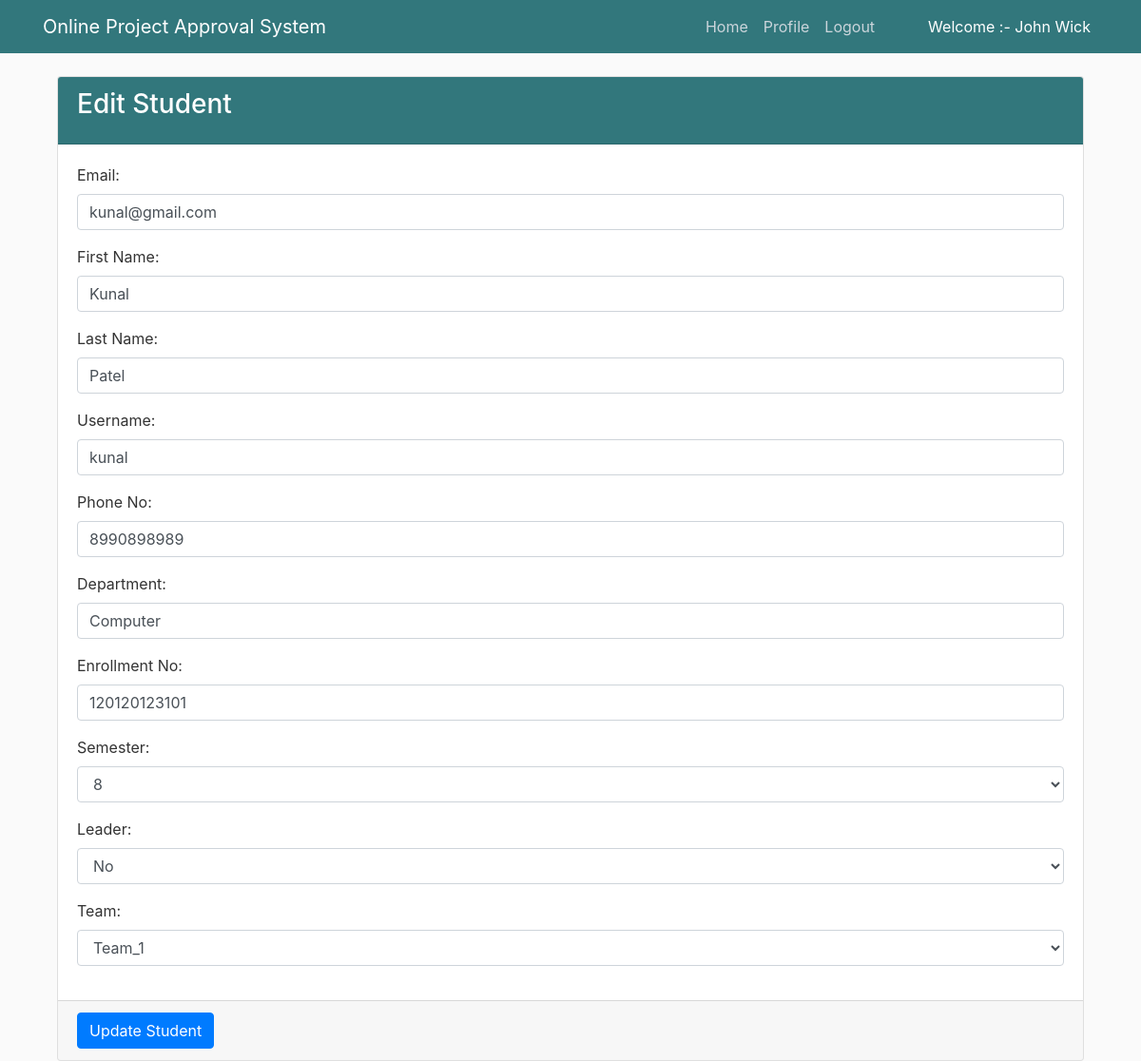
Page /edit_student/6 (signed in) on the committed database.
### project/models.py (models this page shows, shortened)
class CustomUser(AbstractUser):
    user_type_data = ((1, 'Admin'), (2, 'HOD'), (3, 'Guide'), (4, 'Student'))
    user_type = models.CharField(default = 1, choices = user_type_data, max_length = 10)

class Student(models.Model):
    id = models.AutoField(primary_key=True)
    admin = models.OneToOneField(CustomUser, on_delete= models.CASCADE)
    phon_no = models.CharField(max_length=12, null=False)
    enrollment_no = models.CharField(max_length=20, null=False)
    sem = models.CharField(max_length=2, null=False)
    team_id = models.ForeignKey(Team, on_delete=models.SET_NULL, null=True)
    department = models.CharField(max_length=20, null=False)
    leader = models.CharField(max_length=10, null=True)
    objects = models.Manager()

### project/adminViews.py (the view)
# urls.py: path('edit_student/<student_id>', adminViews.edit_student, name="edit_student"),
def edit_student(request, student_id):
    request.session['student_id'] = student_id
    student = Student.objects.get(admin=student_id)
    form = EditStudentForm()
    form.fields['email'].initial = student.admin.email
    form.fields['username'].initial = student.admin.username
    form.fields['first_name'].initial = student.admin.first_name
    form.fields['last_name'].initial = student.admin.last_name
    form.fields['department'].initial = student.department
    form.fields['enrollment_no'].initial = student.enrollment_no
    form.fields['team_id'].initial = student.team_id.id
    form.fields['leader'].initial = student.leader
    form.fields['phon_no'].initial = student.phon_no
    form.fields['sem'].initial = student.sem
    context = {
        "id": student_id,
        "username": student.admin.username,
        "form": form
    }
    return render(request, "project/admin_templates/edit_student.html", context)

### project/LoginCheckMiddleWare.py (called while the page is built, shortened)
    def process_view(self, request, view_func, view_args, view_kwargs):
        modulename = view_func.__module__
        user = request.user
        if user.is_authenticated:
            if user.user_type == "1":
                if modulename == "project.adminViews":
                    pass
                elif modulename == "project.views" or modulename == "django.views.static":
                    pass
                else:
                    return redirect("admin_home")
            else:
                return redirect("doLogin")

### project/templates/project/admin_templates/edit_student.html (shortened to what this page needs)
{% extends 'project/admin_templates/manage_base.html' %}
{% block content %}
{% load static %}
<section class="content">
        <div class="container-fluid">
            <div class="row">
                <div class="col-md-12">
                    <div class="card card-primary">
                    <div class="card-header">
                        <h3 class="card-title">Edit Student</h3>
                    </div>
                    {% url 'edit_student_save' as action_path %}
                    {% include 'project/admin_templates/form_template.html' with messages=messages form=form action_path=action_path button_text="Update Student" %}
                    </div>
                </div>
            </div>
        </div>
      </section>
  {% endblock content %}

### project/templates/project/admin_templates/manage_base.html (shortened to what this page needs)
{% load static %}
<!DOCTYPE html>
<html lang="en" dir="ltr">
  <head>
    <link rel="stylesheet" href="https://stackpath.bootstrapcdn.com/bootstrap/4.3.1/css/bootstrap.min.css">
    <link rel="stylesheet" href="{% static "fontawesome-free/css/all.min.css" %}">
  <link rel="stylesheet" href="{% static 'project/main.css' %}">
  </head>
  <body>
    <header class="site-header">
      <nav class="navbar navbar-expand-md navbar-dark bg-steel fixed-top">
        <div class="container">
          <a href="/" class="navbar-brand mr-4" >Online Project Approval System</a>
          <div class="collapse navbar-collapse" id="navbarToggle">
            <div class="navbar-nav">
              {% if user.is_authenticated %}
                <a href="{% url 'admin_home' %}" class="nav-item nav-link">Home</a>
                <a href="{% url 'admin_profile' %}" class="nav-item nav-link">Profile</a>
                <a href="{% url 'logout_user' %}" class="nav-item nav-link">Logout</a>
                <a class="nav-item nav-link pl-5" style="color:white;"> Welcome :- {{ user.first_name }} {{ user.last_name }}</a>
              {% else %}
                <a href="{% url 'project-home' %}" class="nav-item nav-link">Home</a>
                <a href="{% url 'doLogin' %}" class="nav-item nav-link">Login</a>
                <a href="{% url 'project-about' %}" class="nav-item nav-link">About</a>
              {% endif %}
            </div>
          </div>
        </div>
      </nav>
    </header>
   <main role="main" class="container">
      <div class="row">
        <div class="col-md-12">
          {% block content %}
          {% endblock %}
        </div>
      </div>
    </main>
  </body>
</html>

### project/templates/project/admin_templates/form_template.html (shortened to what this page needs)
<form role="form" method="POST" action="{{ action_path }}" enctype="multipart/form-data">
    <div class="card-body">
    {% for field in form %}
        <div class="form-group">
            {{ field.label_tag }}
            {{ field }}
        </div>
    {% endfor %}
    </div>
    <div class="card-footer">
        <button type="submit" class="btn btn-primary">{{ button_text }}</button>
    </div>
</form>

### static/project/main.css (style rules this page uses)
body { background: #fafafa; color: #333333; margin-top: 5rem; }
h1, h2, h3, h4, h5, h6 { color: #444444; }
.bg-steel { background-color: #32777c; }
.site-header .navbar-nav .nav-link { color: #cbd5db; }

### project/templates/project/admin_templates/manage_base.html (style rules this page uses)
.card-header { background-color : #32777c; }
h3 { color:white; }

### rows in the picture
CustomUser: first_name "John", last_name "Wick"
CustomUser: form "kunal@gmail.com" "Kunal" "Patel" "kunal"
Student: form "8990898989" "Computer" "120120123101" "8" "No" "Team_1"

### other values in the picture
{{ field.label_tag }} "Email:" "First Name:" "Last Name:" "Username:" "Phone No:" "Department:" "Enrollment No:" "Semester:" "Leader:" "Team:"
{{ button_text }} "Update Student"
